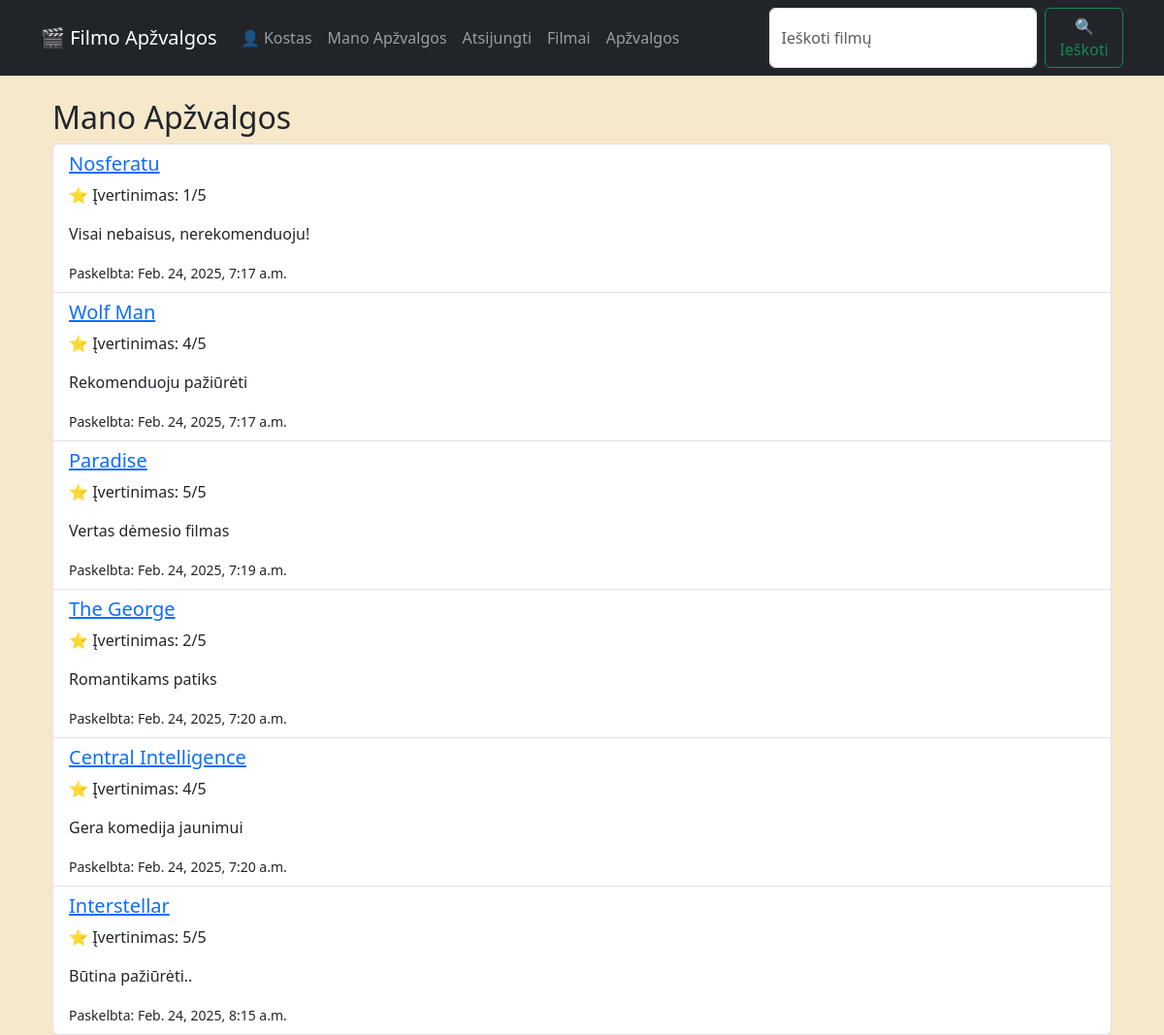
Screenshot of /filmai/my-reviews/ (signed in) with the database file from the repository.
### moviereviews/models.py (models this page shows, shortened)
class Review(models.Model):
    user = models.ForeignKey(User, on_delete=models.CASCADE)
    movie = models.ForeignKey(Movie, on_delete=models.CASCADE)
    title = models.CharField(max_length=255)
    content = models.TextField()
    rating = models.PositiveSmallIntegerField(choices=[(i, str(i)) for i in range(1, 6)])
    created_at = models.DateTimeField(auto_now_add=True)
    approved = models.BooleanField(default=False)

class Movie(models.Model):
    title = models.CharField(max_length=255)
    description = models.TextField()
    year = models.IntegerField()
    genres = models.ManyToManyField(Genre, blank=True)
    director = models.ForeignKey(Director, on_delete=models.SET_NULL, null=True, blank=True)
    imdb_id = models.CharField(max_length=20, blank=True, null=True, unique=True)
    image = models.ImageField(upload_to='movie_images/', blank=True, null=True)

### moviereviews/views.py (the view)
# urls.py: path('my-reviews/', MyReviewsView.as_view(), name='my_reviews'),
@method_decorator(login_required, name='dispatch')
class MyReviewsView(View):
    def get(self, request):
        reviews = Review.objects.filter(user=request.user)
        return render(request, 'my_reviews.html',
                      {'reviews': reviews})

### moviereviews/templates/my_reviews.html
{% extends "base.html" %}
{% block content %}
<div class="container">
    <h2>Mano Apžvalgos</h2>
    {% if reviews %}
        <ul class="list-group">
            {% for review in reviews %}
                <li class="list-group-item">
                    <h5><a href="{% url 'movie_detail' review.movie.id %}">{{ review.movie.title }}</a></h5>
                    <p>⭐ Įvertinimas: {{ review.rating }}/5</p>
                    <p>{{ review.content }}</p>
                    <small>Paskelbta: {{ review.created_at }}</small>
                </li>
            {% endfor %}
        </ul>
    {% else %}
        <p>Dar neturite parašytų apžvalgų.</p>
    {% endif %}
</div>
{% endblock %}

### moviereviews/templates/base.html (shortened to what this page needs)
<!DOCTYPE html>
<html lang="lt">
<head>
    <link href="https://cdn.jsdelivr.net/npm/bootstrap@5.3.0/dist/css/bootstrap.min.css" rel="stylesheet">
    {% load static %}
    <link rel="stylesheet" href="{% static 'css/style.css' %}">
</head>
<body>
<nav class="navbar navbar-expand-lg navbar-dark bg-dark">
    <div class="container">
        <a class="navbar-brand" href="{% url 'movie_list' %}">🎬 Filmo Apžvalgos</a>
        <div class="collapse navbar-collapse" id="navbarNav">
            <ul class="navbar-nav ml-auto">
                {% if user.is_authenticated %}
                <li class="nav-item">
                    <a class="nav-link" href="{% url 'user-profile' %}">👤 {{ user.username }}</a>
                </li>
                <li class="nav-item">
                    <a class="nav-link" href="{% url 'my_reviews' %}">Mano Apžvalgos</a>
                </li>
                <li class="nav-item">
                    <a class="nav-link" href="{% url 'logout' %}">Atsijungti</a>
                </li>
                {% endif %}
                <li class="nav-item">
                    <a class="nav-link" href="{% url 'movie_list' %}">Filmai</a>
                </li>
                <li class="nav-item">
                    <a class="nav-link" href="{% url 'reviews' %}">Apžvalgos</a>
                </li>
            </ul>
            <form class="d-flex ms-auto" action="{% url 'search' %}" method="get">
                <input class="form-control me-2" type="search" placeholder="Ieškoti filmų" name="search_text">
                <button class="btn btn-outline-success" type="submit">🔍 Ieškoti</button>
            </form>
        </div>
    </div>
</nav>
<div class="container mt-4">
    {% block content %}
    {% endblock %}
</div>
</body>
</html>

### moviereviews/static/css/style.css (style rules this page uses)
body { background-color: #f5e8cb; }

### rows the page displays
Review: movie "Nosferatu", rating "1", content "Visai nebaisus, nerekomenduoju!", created_at "Feb. 24, 2025, 7:17 a.m."
Review: movie "Wolf Man", rating "4", content "Rekomenduoju pažiūrėti", created_at "Feb. 24, 2025, 7:17 a.m."
Review: movie "Paradise", rating "5", content "Vertas dėmesio filmas", created_at "Feb. 24, 2025, 7:19 a.m."
Review: movie "The George", rating "2", content "Romantikams patiks", created_at "Feb. 24, 2025, 7:20 a.m."
Review: movie "Central Intelligence", rating "4", content "Gera komedija jaunimui", created_at "Feb. 24, 2025, 7:20 a.m."
Review: movie "Interstellar", rating "5", content "Būtina pažiūrėti..", created_at "Feb. 24, 2025, 8:15 a.m."

### other values shown
{{ user.username }} "Kostas"
